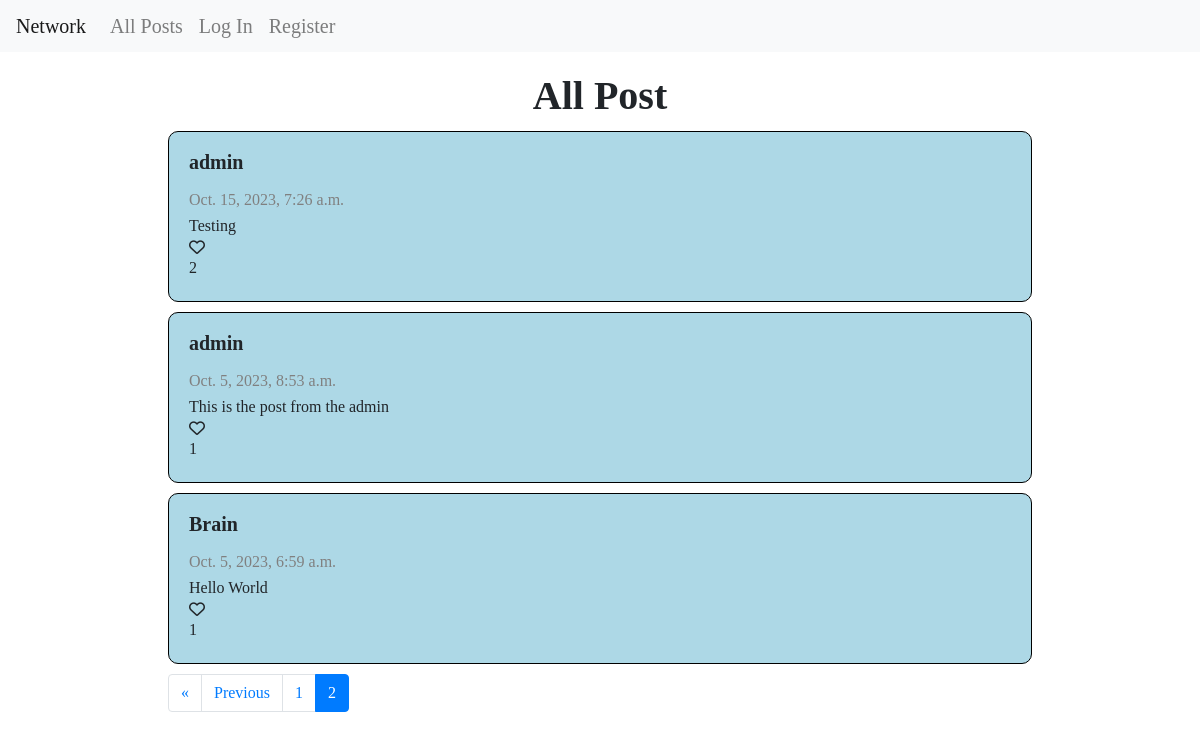
Screenshot of /?page=2 with the database file from the repository.
### network/models.py (models this page shows, shortened)
class Post(models.Model):
    id = models.AutoField(primary_key=True)
    user = models.ForeignKey("User", related_name="post_creator", on_delete=models.CASCADE , blank=True, null=True)
    text = models.TextField(blank=True)
    time = models.DateTimeField(auto_now_add=True)
    like = models.ManyToManyField("User", related_name="liker", null=True, blank=True)

class User(AbstractUser):
    id = models.AutoField(primary_key=True)
    follower = models.ManyToManyField("User", related_name="your_following", blank=True)
    following = models.ManyToManyField("User", related_name="your_follower", blank=True)
    post = models.ManyToManyField("Post", related_name="poster", blank=True)

### network/views.py (the view)
# urls.py: path("", views.index, name="index"),
def index(request):
    posts = Post.objects.order_by("-time").all()
    paginator = Paginator(posts, 10)
    page_number = request.GET.get('page')
    venues = paginator.get_page(page_number)
    return render(request, "network/index.html", {"venues": venues})

### network/templates/network/index.html (shortened to what this page needs)
{% extends "network/layout.html" %}
{% load static %}
{% block body %}
    <main id="main">
        <h1 class="title" data-page="index" id="title">All Post</h1>
        <div id="display">
            {% if venues %}
                {% include "network/display.html" %}
            {% else %}
                <h1 id="message">Nobody has posted anything</h1>
            {% endif %}
        </div>
        {% include "network/nav.html" %}
    </main>
{% endblock %}

### network/templates/network/display.html (shortened to what this page needs)
{% for post in venues %}
  <div class="post" id="{{ post.id }}">
    {% if user.is_authenticated %}
      <a href="/profile/{{ post.user_id }}" class="post-header">{{ post.user }}</a>
    {% else %}
      <h3 class="post-header">{{ post.user }}</h3>
    {% endif %}
    <p class="post-element post-time" id="post-time-{{ post.id }}">{{ post.time }}</p>
    <p class="post-element" id="post-text-{{ post.id }}">{{ post.text }}</p>
    <i id="like-button-{{ post.id }}" data-like-id="{{ user.id }}|{{ post.id }}"
      class="{% if user in post.like.all %}fa-solid fa-heart{% else %}fa-regular fa-heart{% endif %} like-button"
    >
    </i>
    <p id="like-count-{{ post.id }}" class="post-element">{{ post.like.count }} </p>
  </div>
{% endfor %}

### network/static/network/styles.css (style rules this page uses)
html, body, div, span, applet, object, iframe, h1, h2, h3, h4, h5, h6, p, blockquote, pre, a, abbr, acronym, address, big, cite, code, del, dfn, em, img, ins, kbd, q, s, samp, small, strike, strong, sub, sup, tt, var, b, u, i, center, dl, dt, dd, ol, ul, li, fieldset, form, label, legend, table, caption, tbody, tfoot, thead, tr, th, td, article, aside, canvas, details, embed, figure, figcaption, footer, header, hgroup, menu, nav, output, ruby, section, summary, time, mark, audio, video { margin: 0; padding: 0; border: 0; font-size: 100%; font: inherit; vertical-align: baseline; }
body { line-height: 1; }
#title { font-weight: bold; font-size: 40px; margin-bottom: 15px; }
#main { padding: 2%; margin: 0 auto; display: flex; flex-direction: column; align-items: center; }
#display { display: flex; flex-direction: column; align-items: center; width: 100%; height: auto; }
.post { border: 1px solid black; background-color: lightblue; border-radius: 10px; margin-bottom: 10px; width: 75%; height: 100%; padding: 20px; display: flex; flex-direction: column; }
.post-header { font-size: 20px; font-weight: bold; margin-bottom: 15px; }
.post-element { padding: 5px 0; }
.post-time { color: gray; }

### rows the page displays
Post: user "admin", time "Oct. 15, 2023, 7:26 a.m.", text "Testing", like.count "2"
Post: user "admin", time "Oct. 5, 2023, 8:53 a.m.", text "This is the post from the admin", like.count "1"
Post: user "Brain", time "Oct. 5, 2023, 6:59 a.m.", text "Hello World", like.count "1"

### other values shown
{{ venues.previous_page_number }} "1"
{{ venues.number }} "2"
